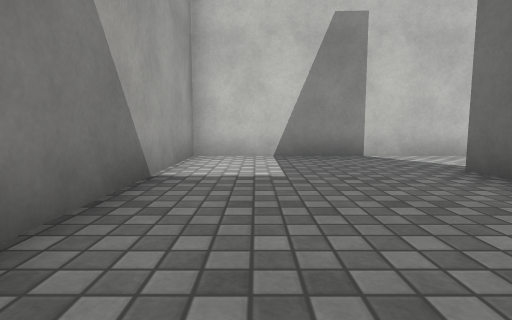
view 1 (above)

19 first-person views from a walk through a scene from a Unity 3-D project. The camera is 0.64 m above the floor, tilts 6° down and sees 80° across. The floor is counted in squares, 1 m on a side. Each view is taken from the middle of a square. On the plan, view 1 faces up. The plan holds only what a view shows up to about 9 squares ahead; the rest is blank. The place goes on beyond the plan. Surface patterns are stand-ins for the level's own textures.

view 2
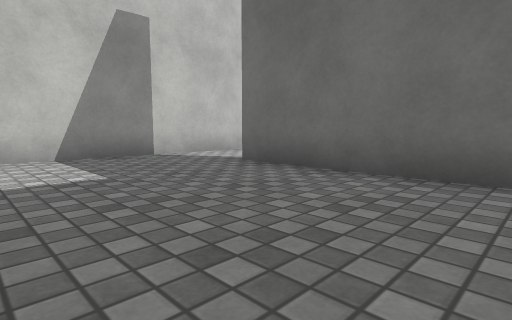

view 3
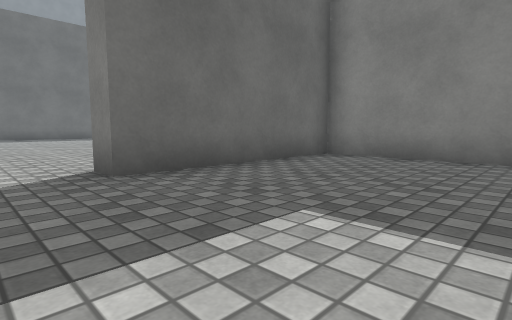

view 4
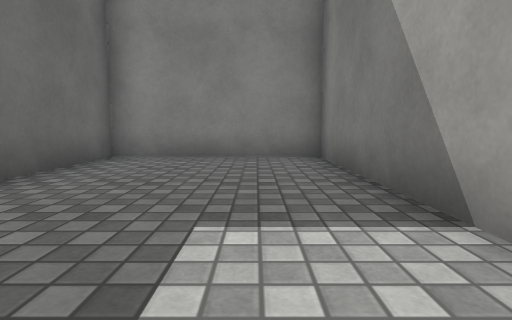

view 5
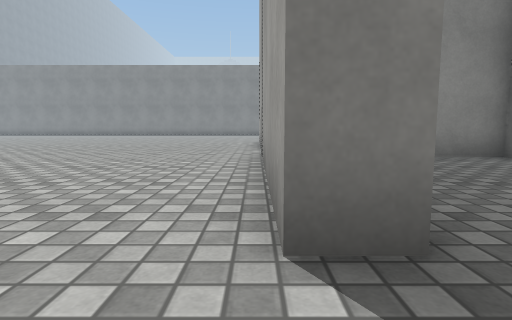

view 6
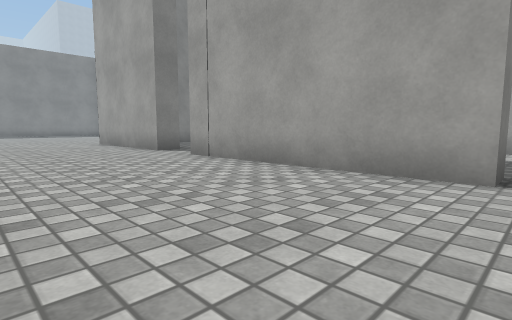

view 7
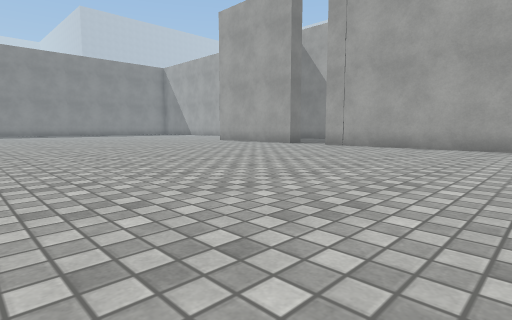

view 8
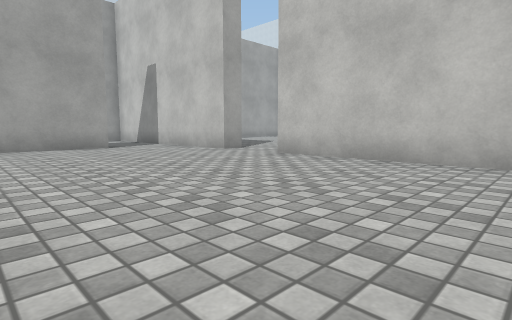

view 9
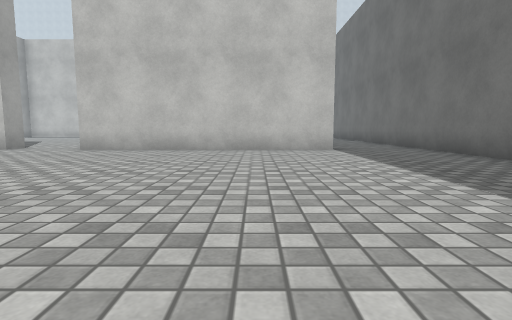

view 10
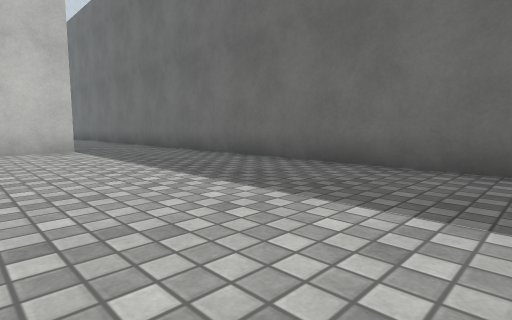

view 11
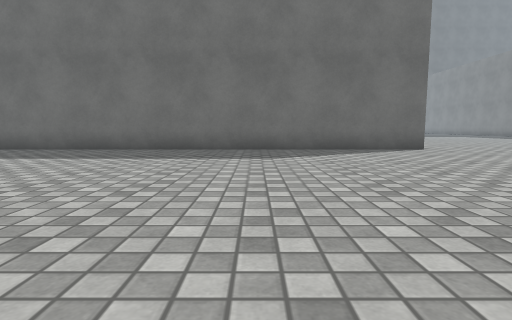

view 12
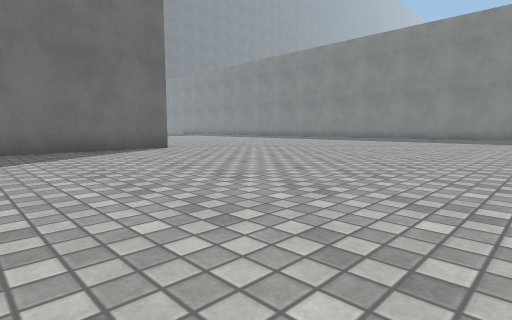

view 13
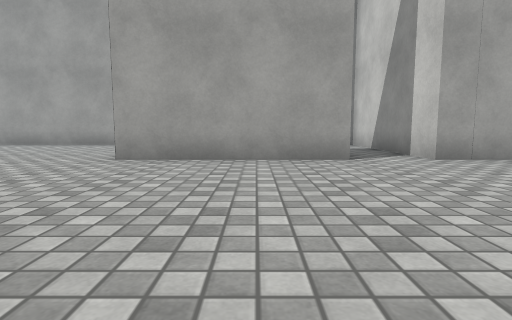

view 14
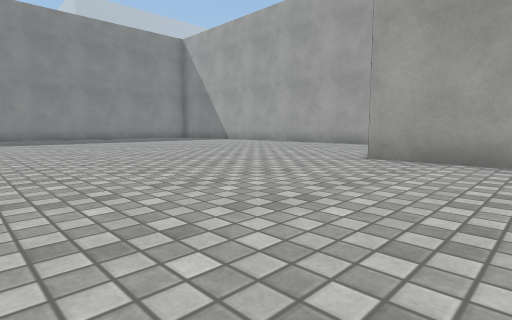

view 15
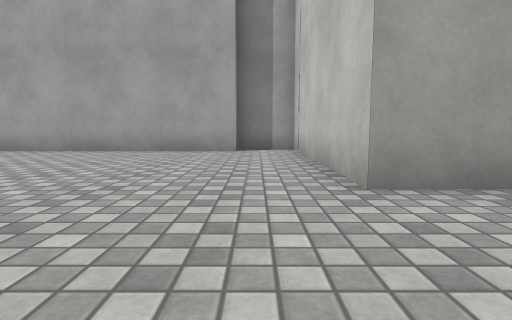

view 16
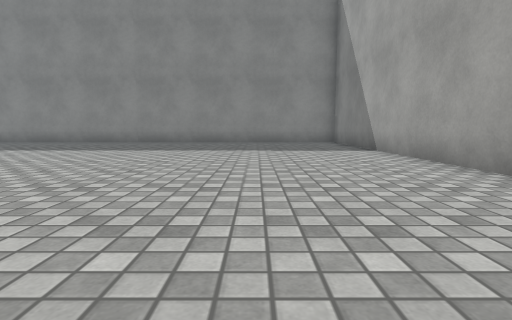

view 17
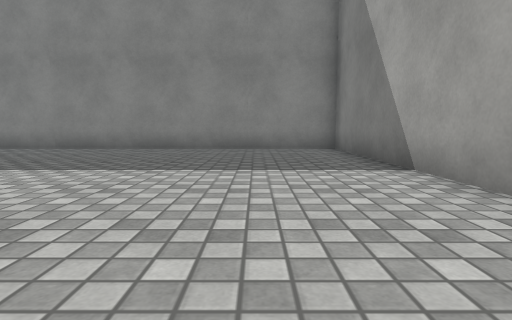

view 18
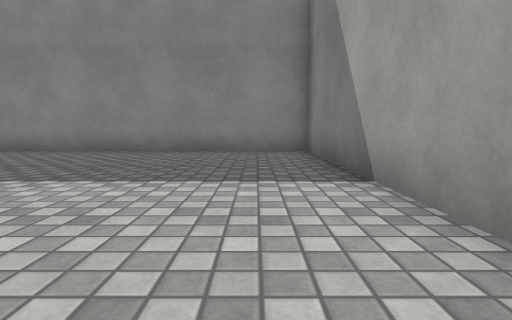

view 19
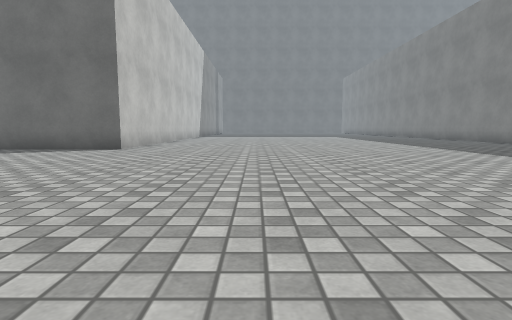

### Floor plan
Points are (right, up) in squares from view 1. A wall is a line through its corners. A room is listed if a view was taken in it or the views show most of it. See-through windows are left out.
Room 1 (views 1, 2, 3, 4, 5)
walls: (4.6, 7) (-1.4, 7) (-1.4, -0.7) (3.1, -0.7) (3.1, 4.5) (3.9, 4.5)
ways out: opening at (3.5, 5.5) to room 2
Room 2 (views 6, 7, 8, 9, 10, 11, 12, 13, 14, 15, 16, 17, 18, 19)
walls: (19.1, -9) (19.1, 7.1); (3.9, -3.1) (3.9, -7.8) (-2, -7.8) (-2, -9.5); (-1.4, -9.5) (-1.4, -23.3) (7, -23.4); (3.9, 4.5) (3.9, -1.4); (6.8, 7) (4.6, 7); (16.4, 7) (8.8, 7)
ways out: opening at (3.5, 5.5) to room 1; opening at (3.5, -2.5)

Where each view was taken, in squares from view 1:
view 1: 0 up, 0 right, facing up
view 2: 0 up, 1 left, facing up-right
view 3: 6 up, 1 left, facing down-right
view 4: 6 up, 0 right, facing down
view 5: 6 up, 4 right, facing down
view 6: 5 up, 8 right, facing down-left
view 7: 5 up, 14 right, facing down-left
view 8: 1 up, 14 right, facing up-left
view 9: 2 down, 14 right, facing up
view 10: 2 down, 14 right, facing up-right
view 11: 4 down, 10 right, facing right
view 12: 4 down, 10 right, facing down-right
view 13: 5 down, 10 right, facing left
view 14: 5 down, 10 right, facing down-left
view 15: 9 down, 7 right, facing left
view 16: 10 down, 2 right, facing down
view 17: 14 down, 1 right, facing down
view 18: 15 down, 0 right, facing down
view 19: 13 down, 10 right, facing right
